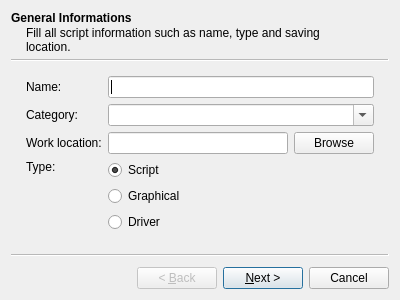
<?xml version="1.0" encoding="UTF-8"?>
<!--
DFF - An Open Source Digital Forensics Framework
Copyright (C) 2011 ArxSys

This program is free software, distributed under the terms of
the GNU General Public License Version 2. See the LICENSE file
at the top of the source tree.

See http://www.digital-forensic.org for more information about this
project. Please do not directly contact any of the maintainers of
DFF for assistance; the project provides a web site, mailing lists
and IRC channels for your use.

Author(s):
Christophe Malinge cma@digital-forensic.org
-->
<ui version="4.0">
 <class>IdeWizard</class>
 <widget class="QWizard" name="IdeWizard">
  <property name="geometry">
   <rect>
    <x>0</x>
    <y>0</y>
    <width>400</width>
    <height>300</height>
   </rect>
  </property>
  <property name="windowTitle">
   <string>Integrated Development Environment Wizard</string>
  </property>
  <property name="windowIcon">
   <iconset resource="gui.qrc">
    <normaloff>:/ide.png</normaloff>:/ide.png</iconset>
  </property>
  <widget class="QWizardPage" name="introPage">
   <property name="title">
    <string>General Informations</string>
   </property>
   <property name="subTitle">
    <string>Fill all script information such as name, type and saving location.</string>
   </property>
   <layout class="QGridLayout" name="gridLayout">
    <item row="0" column="0">
     <widget class="QLabel" name="nameLabel">
      <property name="text">
       <string>Name:</string>
      </property>
     </widget>
    </item>
    <item row="0" column="1">
     <widget class="QLineEdit" name="name"/>
    </item>
    <item row="1" column="0">
     <widget class="QLabel" name="categoryLabel">
      <property name="text">
       <string>Category:</string>
      </property>
     </widget>
    </item>
    <item row="1" column="1">
     <widget class="QComboBox" name="category">
      <property name="editable">
       <bool>true</bool>
      </property>
     </widget>
    </item>
    <item row="2" column="0">
     <widget class="QLabel" name="workLocationLabel">
      <property name="text">
       <string>Work location:</string>
      </property>
     </widget>
    </item>
    <item row="2" column="1">
     <widget class="QWidget" name="workLocationWidget" native="true">
      <layout class="QHBoxLayout" name="horizontalLayout">
       <property name="margin">
        <number>0</number>
       </property>
       <item>
        <widget class="QLineEdit" name="path"/>
       </item>
       <item>
        <widget class="QPushButton" name="brwButton">
         <property name="text">
          <string>Browse</string>
         </property>
        </widget>
       </item>
      </layout>
     </widget>
    </item>
    <item row="3" column="0">
     <layout class="QVBoxLayout" name="verticalLayout_2">
      <item>
       <widget class="QLabel" name="typeLabel">
        <property name="text">
         <string>Type:</string>
        </property>
       </widget>
      </item>
      <item>
       <spacer name="verticalSpacer">
        <property name="orientation">
         <enum>Qt::Vertical</enum>
        </property>
        <property name="sizeHint" stdset="0">
         <size>
          <width>20</width>
          <height>40</height>
         </size>
        </property>
       </spacer>
      </item>
     </layout>
    </item>
    <item row="3" column="1">
     <widget class="QWidget" name="typeWidget" native="true">
      <layout class="QVBoxLayout" name="verticalLayout">
       <property name="margin">
        <number>0</number>
       </property>
       <item>
        <widget class="QRadioButton" name="type_script">
         <property name="text">
          <string>Script</string>
         </property>
         <property name="checked">
          <bool>true</bool>
         </property>
        </widget>
       </item>
       <item>
        <widget class="QRadioButton" name="type_graphical">
         <property name="text">
          <string>Graphical</string>
         </property>
        </widget>
       </item>
       <item>
        <widget class="QRadioButton" name="type_driver">
         <property name="text">
          <string>Driver</string>
         </property>
        </widget>
       </item>
       <item>
        <spacer name="verticalSpacer_2">
         <property name="orientation">
          <enum>Qt::Vertical</enum>
         </property>
         <property name="sizeHint" stdset="0">
          <size>
           <width>20</width>
           <height>40</height>
          </size>
         </property>
        </spacer>
       </item>
      </layout>
     </widget>
    </item>
   </layout>
  </widget>
  <widget class="QWizardPage" name="descriptionPage">
   <property name="title">
    <string>Description</string>
   </property>
   <property name="subTitle">
    <string>Describe here the goal of the module</string>
   </property>
   <layout class="QVBoxLayout" name="verticalLayout_3">
    <item>
     <widget class="QLabel" name="label">
      <property name="text">
       <string>Module's description</string>
      </property>
     </widget>
    </item>
    <item>
     <widget class="QTextEdit" name="description"/>
    </item>
   </layout>
  </widget>
  <widget class="QWizardPage" name="authorPage">
   <property name="title">
    <string>Author informations</string>
   </property>
   <property name="subTitle">
    <string>Fill all author's informations in order to complete header</string>
   </property>
   <layout class="QHBoxLayout" name="horizontalLayout_2">
    <item>
     <layout class="QVBoxLayout" name="verticalLayout_5">
      <item>
       <widget class="QLabel" name="label_2">
        <property name="text">
         <string>Author's first name:</string>
        </property>
       </widget>
      </item>
      <item>
       <widget class="QLabel" name="label_3">
        <property name="text">
         <string>Author's last name:</string>
        </property>
       </widget>
      </item>
      <item>
       <widget class="QLabel" name="label_4">
        <property name="text">
         <string>Author's electronic mail:</string>
        </property>
       </widget>
      </item>
     </layout>
    </item>
    <item>
     <layout class="QVBoxLayout" name="verticalLayout_4">
      <item>
       <widget class="QLineEdit" name="auth_fname"/>
      </item>
      <item>
       <widget class="QLineEdit" name="auth_lname"/>
      </item>
      <item>
       <widget class="QLineEdit" name="auth_mail"/>
      </item>
     </layout>
    </item>
   </layout>
   <zorder>auth_fname</zorder>
   <zorder>label_4</zorder>
   <zorder>auth_lname</zorder>
   <zorder>label_3</zorder>
   <zorder>label_2</zorder>
   <zorder>auth_mail</zorder>
  </widget>
 </widget>
 <resources>
  <include location="gui.qrc"/>
 </resources>
 <connections/>
</ui>
